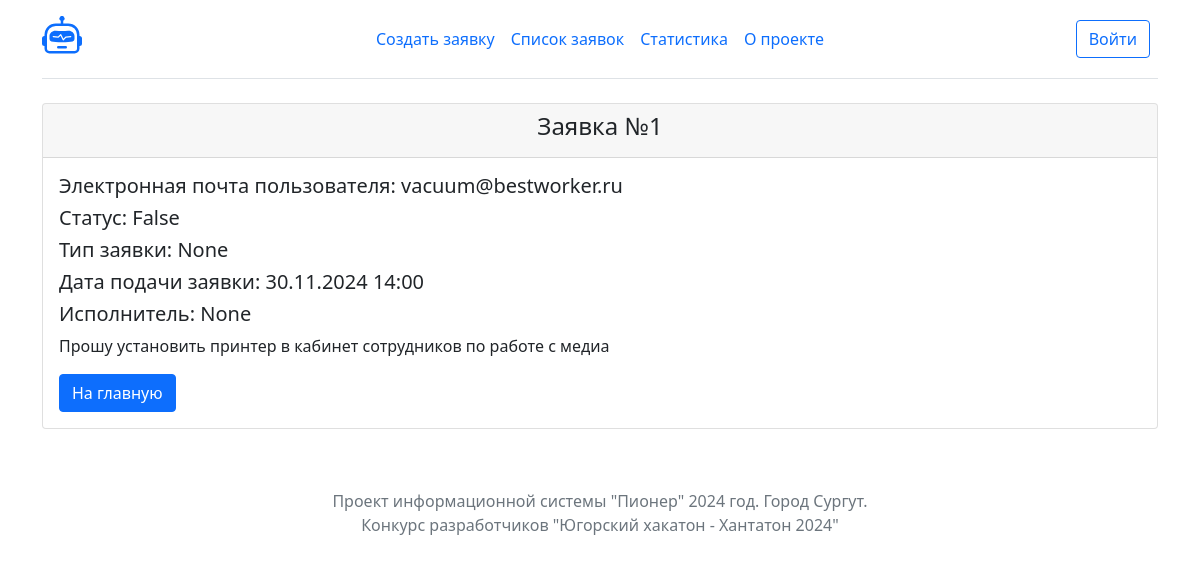
Before: /task/1/ with the older database file.
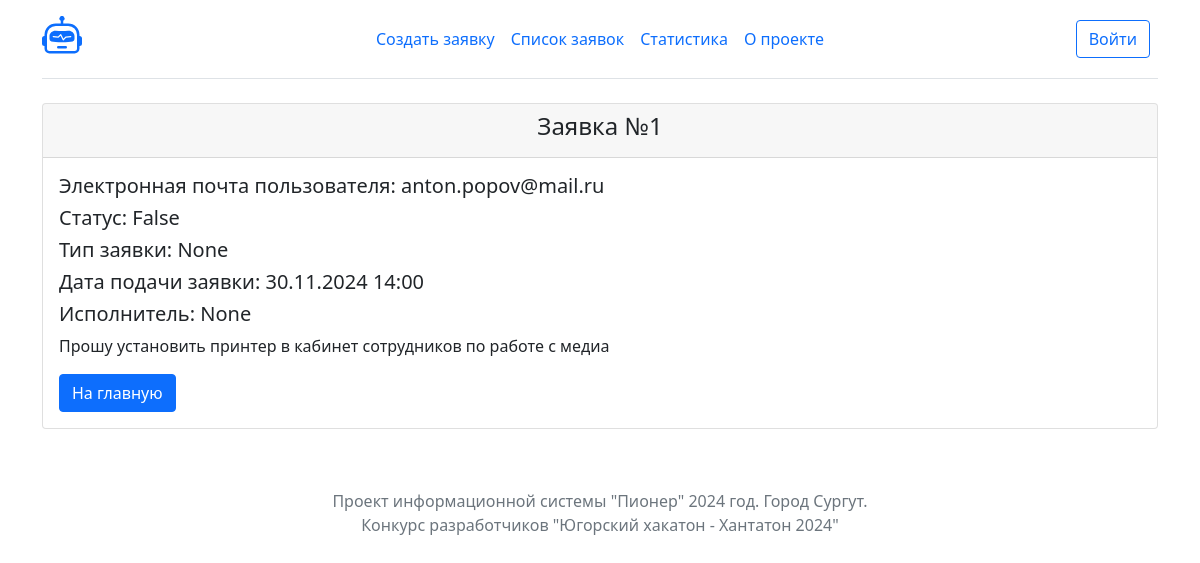
After: the same page with the newer database file.
### tasks/models.py (models this page shows, shortened)
class Task(models.Model):
    title = models.CharField(max_length=1024)
    message = models.TextField()
    authors = models.CharField(max_length=1024)
    contractor = models.ForeignKey(User, on_delete=models.CASCADE, null=True)
    created = models.DateTimeField("date published", auto_now_add= True)
    closed = models.BooleanField(default=False)
    typetask = models.ForeignKey(TypeTask, on_delete=models.CASCADE, null=True)

### tasks/views.py (the view)
# urls.py: path("task/<int:task_id>/", views.task_info, name="task_info"),
def task_info(request, task_id):
    task = Task.objects.get(id=task_id)
    return render(request, 'tasks/task_info.html', {'task': task})

### tasks/templates/tasks/task_info.html
{% extends "tasks/base.html" %}
{% block content %}
    <div class="container">
        <div class="row">
            <div class="col-lg-12">
                <div class="card">
                    <div class="card-header">
                    <h4 class="text-center text">Заявка №{{ task.pk }}</h4>
                    </div>
                    <div class="card-body">
                        <h5 class="card-title">Электронная почта пользователя: {{ task.authors }}</h5>
                        <h5 class="card-title">Статус: {{ task.closed }}</h5>
                        <h5 class="card-title">Тип заявки: {{ task.typetask }}</h5>
                        <h5 class="card-title">Дата подачи заявки: {{ task.created|date:'d.m.Y H:i' }}</h5>
                        <h5 class="card-title">Исполнитель: {{ task.contractor }}</h5>
                        <p class="card-text">{{ task.message }}</p>
                        <a href="/" class="btn btn-primary">На главную</a>
                    </div>
                </div>
            </div>
        </div>
    </div>
{% endblock %}

Changed rows visible on the page:
changed Task "False": authors "vacuum@bestworker.ru" → "anton.popov@mail.ru"
